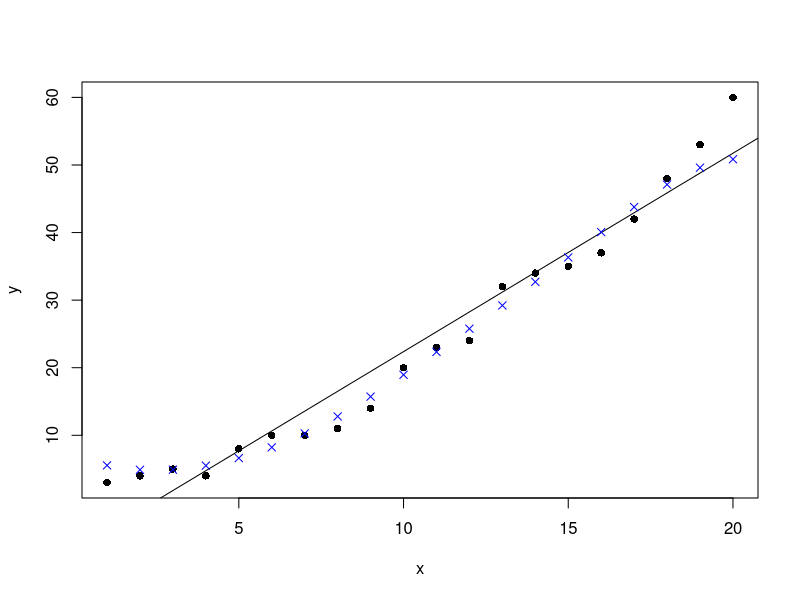
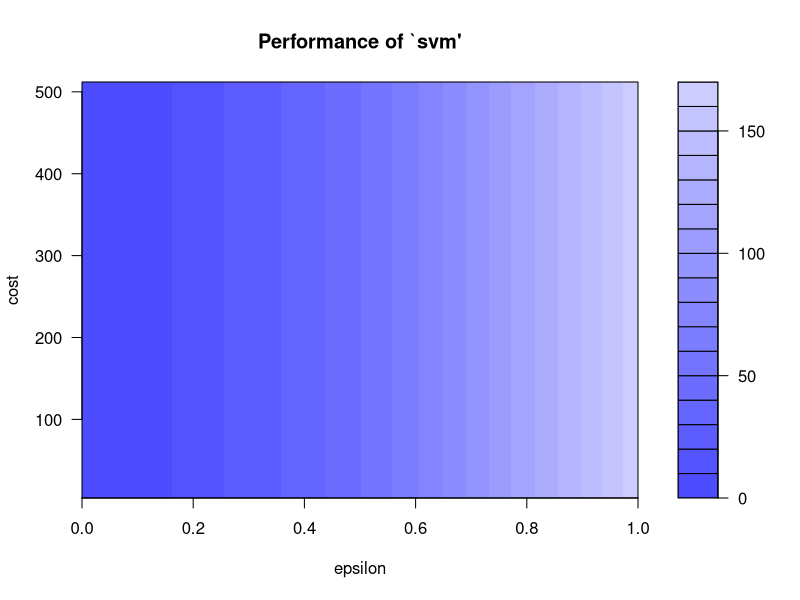
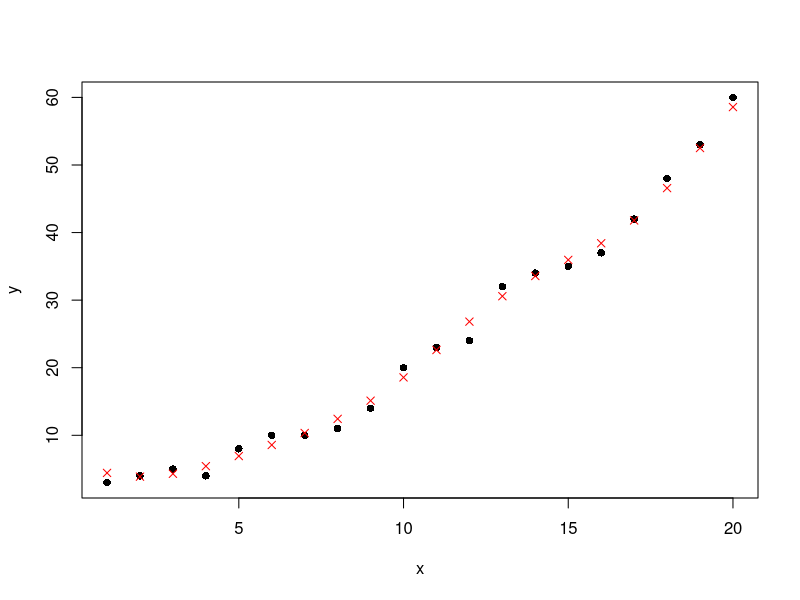

Write the R code that produced these figures, in order.
x=c(1,2,3,4,5,6,7,8,9,10,11,12,13,14,15,16,17,18,19,20)
y=c(3,4,5,4,8,10,10,11,14,20,23,24,32,34,35,37,42,48,53,60)

#Create a data frame of the data
train=data.frame(x,y)

#Plot the dataset
plot(train,pch=16)

#Linear regression
model <- lm(y ~ x, train)

#Plot the model using abline
abline(model)

#SVM
library(e1071)

#Fit a model. The function syntax is very similar to lm function
model_svm <- svm(y ~ x , train)

#Use the predictions on the data
pred <- predict(model_svm, train)

#Plot the predictions and the plot to see our model fit
points(train$x, pred, col = "blue", pch=4)

#Linear model has a residuals part which we can extract and directly calculate rmse
error <- model$residuals 
lm_error <- sqrt(mean(error^2)) # 3.832974

#For svm, we have to manually calculate the difference between actual values (train$y) with our predictions (pred)
error_2 <- train$y - pred
svm_error <- sqrt(mean(error_2^2)) # 2.696281


# perform a grid search
svm_tune <- tune(svm, y ~ x, data = train,
                 ranges = list(epsilon = seq(0,1,0.01), cost = 2^(2:9))
)
print(svm_tune)

#Parameter tuning of svm

# - sampling method: 10-fold cross validation 

#- best parameters:
# epsilon cost
#0 8

#- best performance: 2.872047 

#The best model
best_mod <- svm_tune$best.model
best_mod_pred <- predict(best_mod, train) 

error_best_mod <- train$y - best_mod_pred 

# this value can be different on your computer
# because the tune method randomly shuffles the data
best_mod_RMSE <- sqrt(mean(error_best_mod^2)) # 1.290738 

plot(svm_tune)

plot(train,pch=16)
points(train$x, best_mod_pred, col = "red", pch=4)





